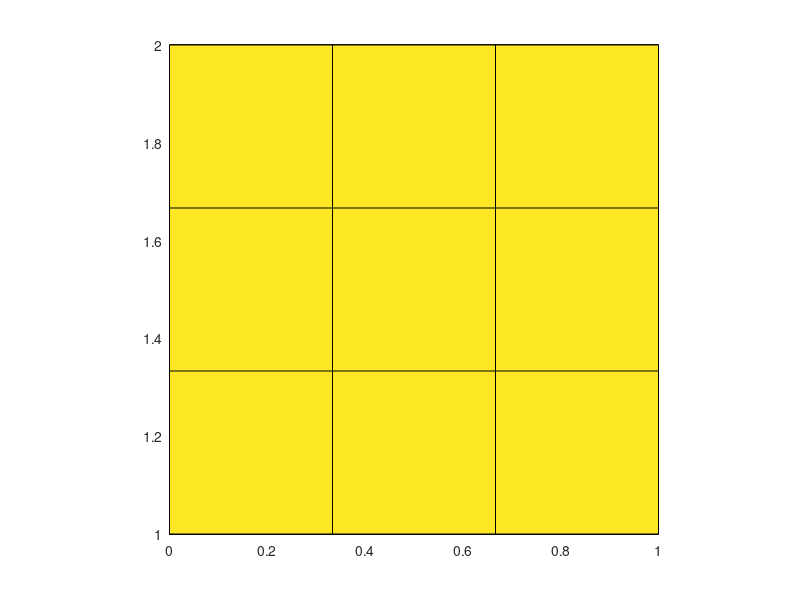

Source code (MATLAB):
ranges = [ 0,1 ,3 ;
           1, 2,9 ]
p=3

x = linspace(ranges(1,1),ranges(2,1),p+1)
y = linspace(ranges(1,2),ranges(2,2),p+1)
z = linspace(ranges(1,3),ranges(2,3),p+1)

[X,Y] = meshgrid(x,y)

clf
axis([ranges(1,1),ranges(2,1),ranges(1,2),ranges(2,2),ranges(1,3),ranges(2,3)],"equal")
hold on
for i=1:columns(z)
  surf(X,Y,ones(size(X))*z(i))
endfor
for i=1:columns(x)
  for j=1:columns(y)
    plot3(ones(size(z))*x(i),ones(size(z))*y(j),z)
  endfor
endfor
